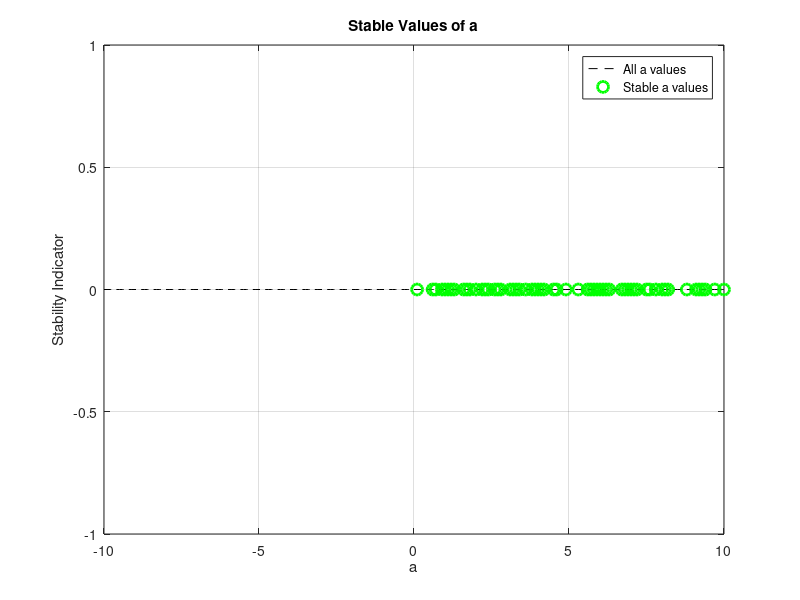

The MATLAB script that drew this image:
% تعریف بازه مقادیر a
a_values = -10:0.1:10; % بازه مقادیر a (میتوانید تغییر دهید)

% لیست مقادیر پایدار
stable_a = [];

for a = a_values
    % تعریف ضرایب مخرج با مقدار a
    denominator = [1 1 a a];
    
    % محاسبه ریشههای مخرج
    poles = roots(denominator);
    
    % بررسی پایداری (تمام قسمتهای حقیقی منفی باشند)
    if all(real(poles) < 0)
        stable_a = [stable_a, a]; % اضافه کردن a به لیست پایدار
    end
end

% نمایش نتایج
disp('Stable values of a:');
disp(stable_a);

% رسم نمودار
figure;
plot(a_values, zeros(size(a_values)), 'k--'); % خط مبنا
hold on;
plot(stable_a, zeros(size(stable_a)), 'go', 'MarkerSize', 8, 'LineWidth', 2); % مقادیر پایدار
grid on;

% تنظیمات نمودار
title('Stable Values of a');
xlabel('a');
ylabel('Stability Indicator');
legend('All a values', 'Stable a values');
